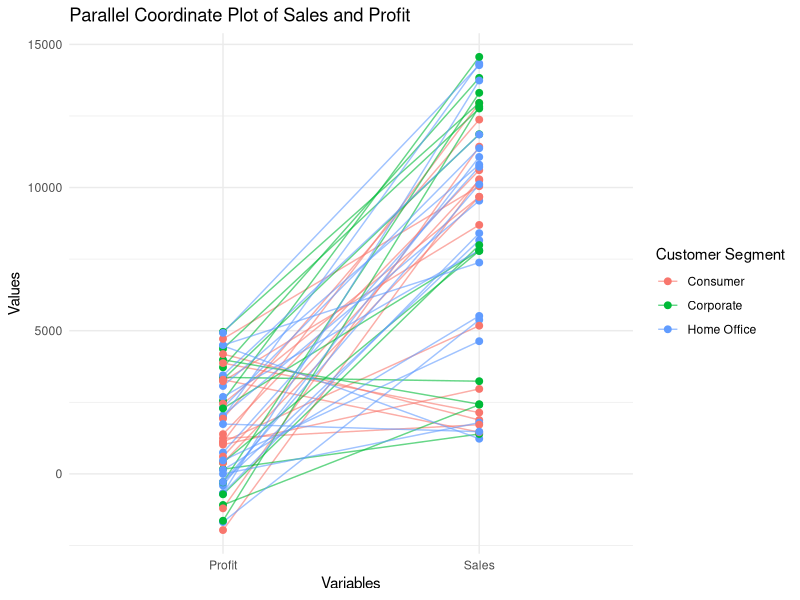
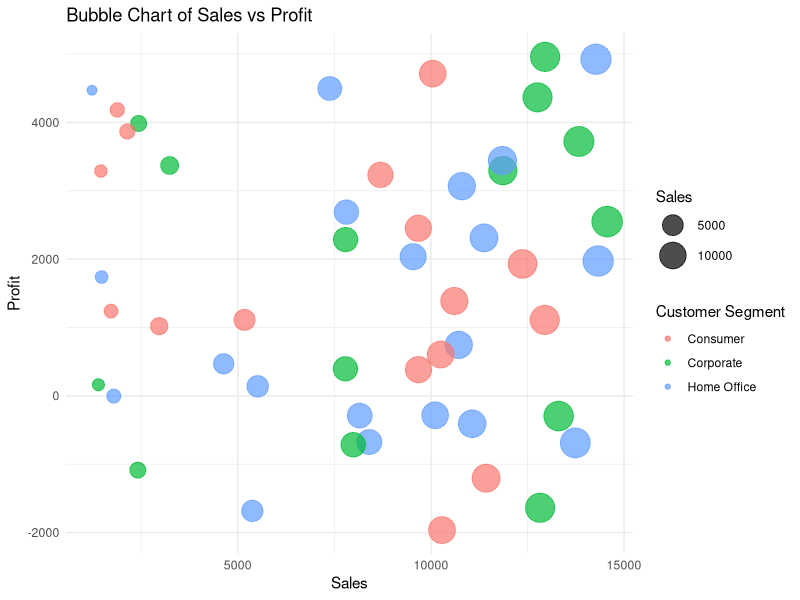
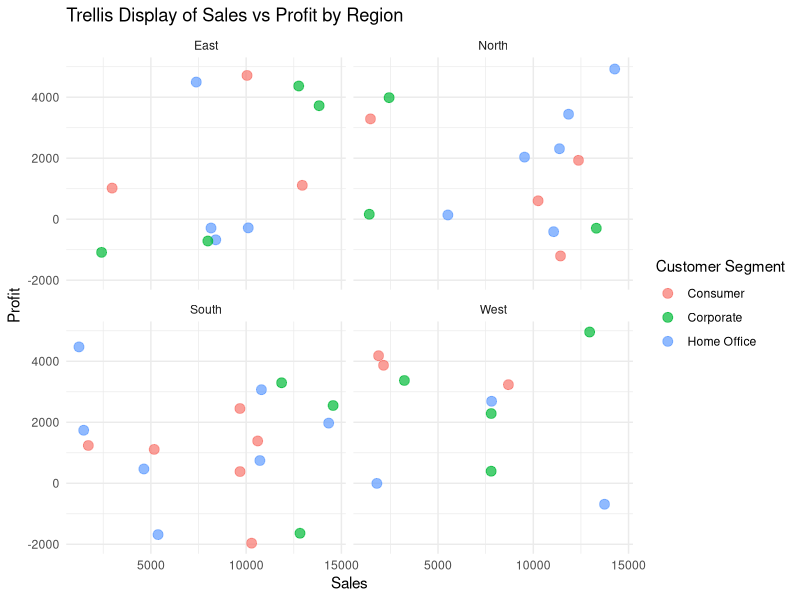

The R script that drew these images, in order:
# -------------------------------------------
# EXPERIMENT: Advanced Multivariate Displays
# -------------------------------------------

# Student Details
print("TEJASWINI 23BAD121")

# -------------------------------------------
# Load Required Libraries
# -------------------------------------------
library(ggplot2)
library(dplyr)
library(tidyr)

# -------------------------------------------
# Load Retail Dataset
# -------------------------------------------
retail_data <- read.csv("6.retail_business.csv")

# Inspect dataset
str(retail_data)
summary(retail_data)

# -------------------------------------------
# Data Preparation
# -------------------------------------------
retail_data <- retail_data %>%
  mutate(
    Region = as.factor(Region),
    Customer_Segment = as.factor(Customer_Segment)
  )

# =================================================
# 1. PARALLEL COORDINATE PLOT (SAFE IMPLEMENTATION)
# =================================================

parallel_data <- retail_data %>%
  select(Order_ID, Sales, Profit, Customer_Segment) %>%
  pivot_longer(
    cols = c(Sales, Profit),
    names_to = "Variable",
    values_to = "Value"
  )

ggplot(parallel_data,
       aes(
         x = Variable,
         y = Value,
         group = interaction(Order_ID, Customer_Segment),
         color = Customer_Segment
       )) +
  geom_line(alpha = 0.6) +
  geom_point(size = 2) +
  labs(
    title = "Parallel Coordinate Plot of Sales and Profit",
    x = "Variables",
    y = "Values",
    color = "Customer Segment"
  ) +
  theme_minimal()

# =================================================
# 2. BUBBLE CHART
# =================================================

ggplot(retail_data, aes(
  x = Sales,
  y = Profit,
  size = Sales,
  color = Customer_Segment
)) +
  geom_point(alpha = 0.7) +
  scale_size_continuous(range = c(3, 10)) +
  labs(
    title = "Bubble Chart of Sales vs Profit",
    x = "Sales",
    y = "Profit",
    size = "Sales",
    color = "Customer Segment"
  ) +
  theme_minimal()

# =================================================
# 3. TRELLIS DISPLAY (FACETING BY REGION)
# =================================================

ggplot(retail_data, aes(
  x = Sales,
  y = Profit,
  color = Customer_Segment
)) +
  geom_point(size = 3, alpha = 0.7) +
  facet_wrap(~ Region) +
  labs(
    title = "Trellis Display of Sales vs Profit by Region",
    x = "Sales",
    y = "Profit",
    color = "Customer Segment"
  ) +
  theme_minimal()
